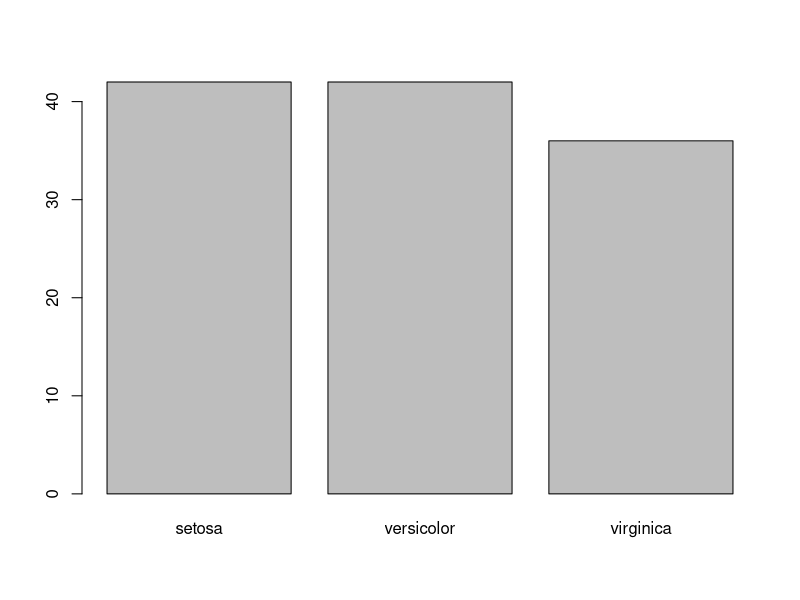
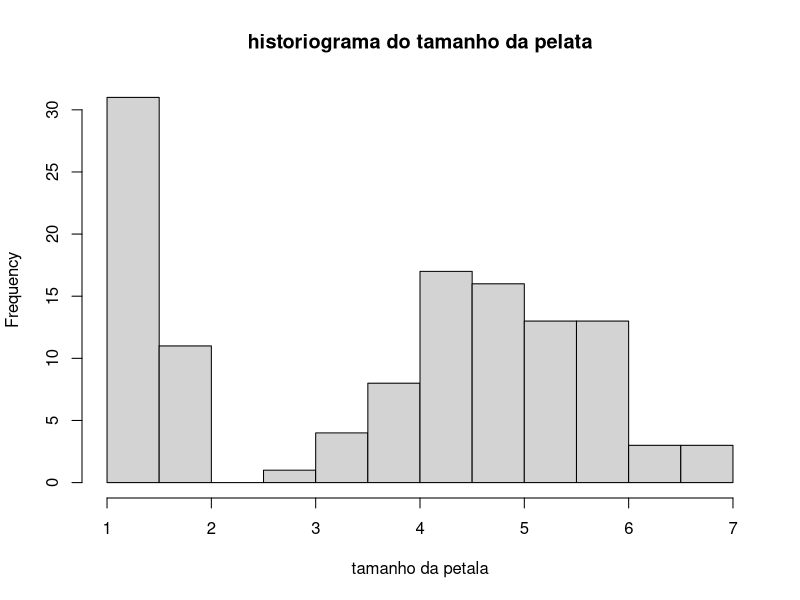
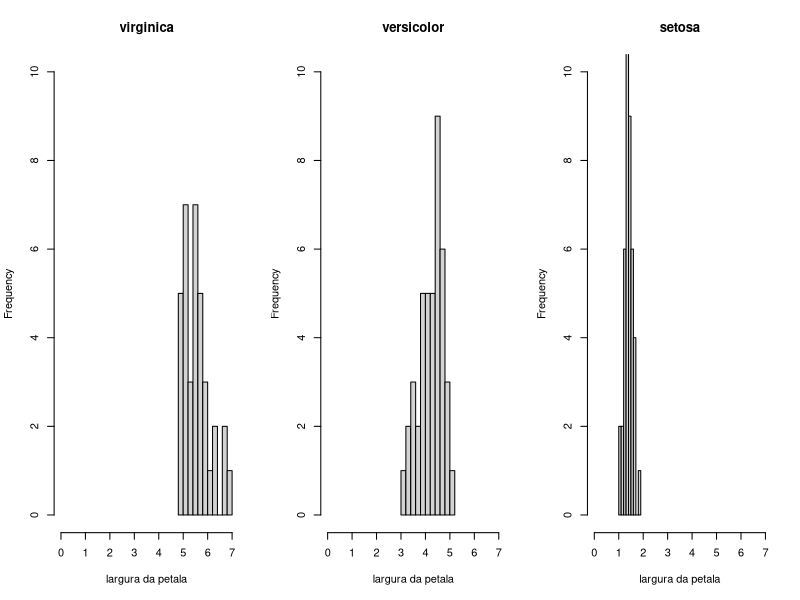
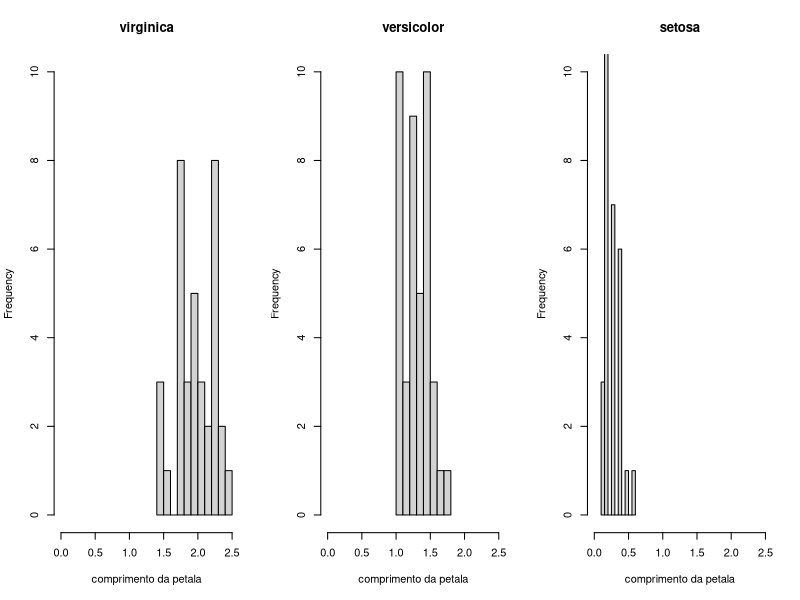
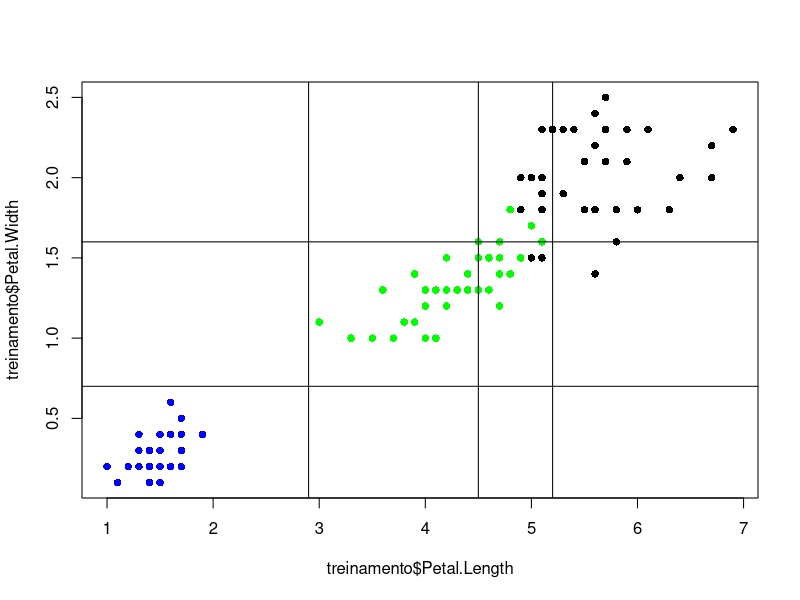
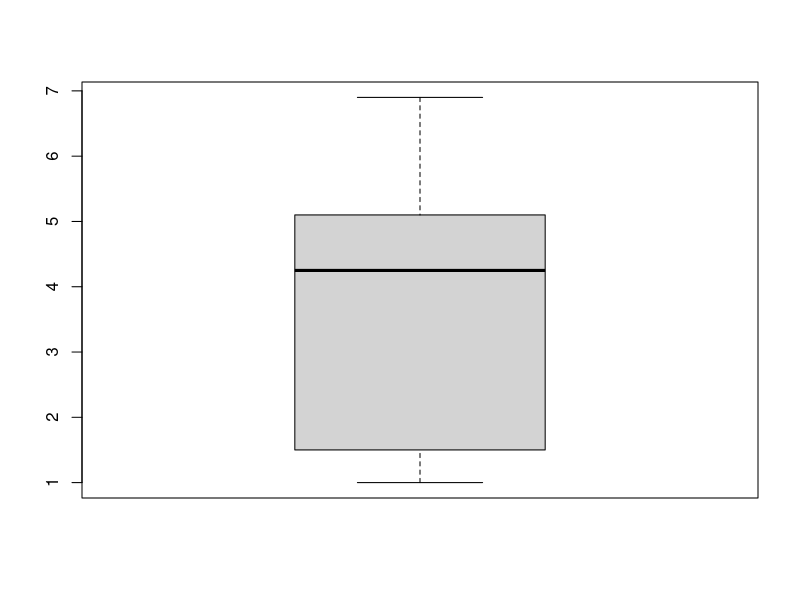

Write R code to recreate these figures, in order. (Note: this script raises an error after producing the figures.)
iris
str(iris)
levels(iris$Species)
iris[34,]
iris

indices<- sample(1:nrow(iris), size = nrow(iris), replace = FALSE)
sample(150)

iris <- iris[indices,]
head(iris)
tail(iris)

n <- round(nrow(iris) * 0.8)
n
treinamento <- iris[1:n,]
teste <- iris[(n+1):nrow(iris),]
summary(treinamento)

x <- c(5,2,10,7,3)
sort(x)
summary(x)
barplot(table(treinamento$Species))
hist(treinamento$Petal.Length, breaks = 10, xlab="tamanho da petala", main="historiograma do tamanho da pelata")

par(mfrow = c(1,3))


iris$Species
virginica <- treinamento[treinamento$Species == "virginica",]
setosa <- treinamento[treinamento$Species == "setosa",]
versicolor <- treinamento[treinamento$Species == "versicolor",]

hist(virginica$Petal.Length, breaks = 10, xlab="largura da petala", main="virginica", xlim = c(0,7), ylim = c(0, 10))
hist(versicolor$Petal.Length, breaks = 10, xlab="largura da petala", main="versicolor", xlim = c(0,7), ylim = c(0, 10))
hist(setosa$Petal.Length, breaks = 10, xlab="largura da petala", main="setosa", xlim = c(0,7), ylim = c(0, 10))


hist(virginica$Petal.Width, breaks = 10, xlab="comprimento da petala", main="virginica", xlim = c(0,2.5), ylim = c(0, 10))
hist(versicolor$Petal.Width, breaks = 10, xlab="comprimento da petala", main="versicolor", xlim = c(0,2.5), ylim = c(0, 10))
hist(setosa$Petal.Width, breaks = 10, xlab="comprimento da petala", main="setosa", xlim = c(0,2.5), ylim = c(0, 10))

par(mfrow=c(1,1))
plot(x = treinamento$Petal.Length, y = treinamento$Petal.Width, pch = 16, cex=0.8, type="n")
points(x=setosa$Petal.Length, y=setosa$Petal.Width, col="blue", pch=16)
points(x=virginica$Petal.Length, y=virginica$Petal.Width, col="black", pch=16)
points(x=versicolor$Petal.Length, y=versicolor$Petal.Width, col="green", pch=16)
abline(h = 1.6)
abline(v = 5.2)

abline(h = 0.7)
abline(v = 4.5)

abline(v = 2.9)


previsao<-c()
for(j in 1:30){
  if (teste$Petal.Length[j] < 2.5){
    previsao[j] <- "setosa"
  } else if (teste$Petal.Width[j] > 1.6){
    previsao[j] <- "virginica"
  } else{
    previsao[j] <- "versicolor"
  }
  
}
previsao
teste[22,]
mean(previsao == teste$Species)

a<-boxplot(treinamento$Petal.Length)
a$stats

mean(sort(treinamento$Petal.Length[60:61]))

nrow(treinamento)/2

mean(sort(treinamento$Petal.Length[30:31]))

mean(sort(treinamento$Petal.Length[90:91]))
obline(n=1.5, col ="red")
hist(treinamento$Petal.Length)
hist(treinamento$Sepal.Length)
boxplot(treinamento$Sepal.Length)

boxplot(setosa$Petal.Length,versicolor$Petal.Length,virginica$Petal.Length,
        names = c("setosa","versicolor", "virginica"))
boxplot(setosa$Sepal.Width,versicolor$Sepal.Width,virginica$Sepal.Width,
        names = c("setosa","versicolor", "virginica"))
abline(h=3.2,col="red")

iris.arvore<- rpart(formula = Species ~ Petal.Lenght + Petal.width, data = treinamento)
